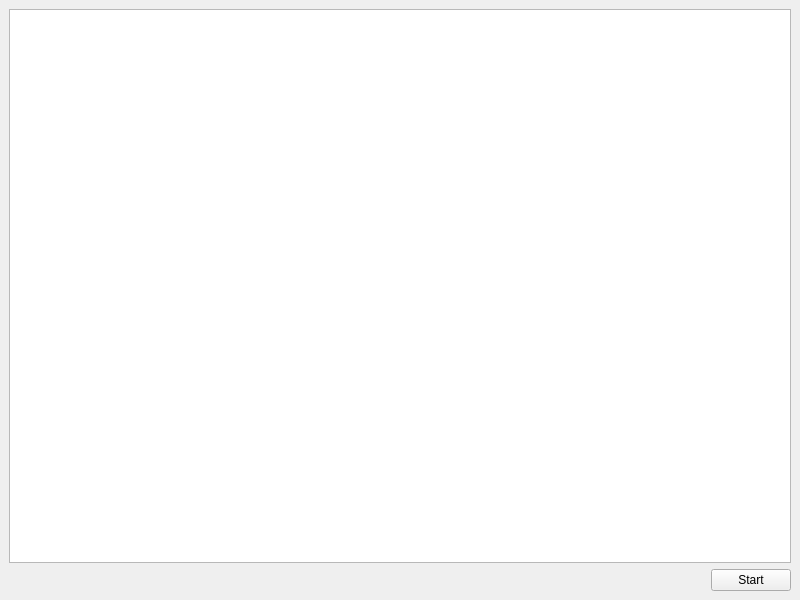
<?xml version="1.0" encoding="UTF-8"?>
<ui version="4.0">
 <class>MainWindow</class>
 <widget class="QMainWindow" name="MainWindow">
  <property name="geometry">
   <rect>
    <x>0</x>
    <y>0</y>
    <width>800</width>
    <height>600</height>
   </rect>
  </property>
  <property name="windowTitle">
   <string>MainWindow</string>
  </property>
  <widget class="QWidget" name="centralwidget">
   <layout class="QGridLayout" name="gridLayout">
    <item row="2" column="1">
     <widget class="QPushButton" name="start">
      <property name="text">
       <string>Start</string>
      </property>
     </widget>
    </item>
    <item row="2" column="0">
     <spacer name="horizontalSpacer">
      <property name="orientation">
       <enum>Qt::Horizontal</enum>
      </property>
      <property name="sizeHint" stdset="0">
       <size>
        <width>40</width>
        <height>20</height>
       </size>
      </property>
     </spacer>
    </item>
    <item row="0" column="0" colspan="2">
     <widget class="QTextBrowser" name="browser"/>
    </item>
   </layout>
  </widget>
 </widget>
 <resources/>
 <connections/>
</ui>
